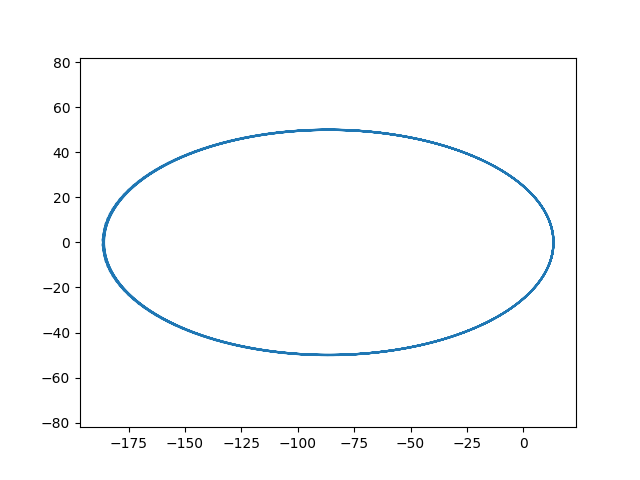

Reproduce this figure in Python.
import matplotlib.pyplot as plt
import numpy as np

def spiral (a = 100, b = 50):
    f = np.linspace(0, 10*np.pi, 500)
    c = (a**2 - b**2)**0.5
    e = c/a
    p = a*(1 - e**2)
    r = p / (1 + e*np.cos(f))
    x = r * np.cos(f)
    y = r * np.sin(f)
    plt.plot(x,y)
    plt.axis('equal')
    plt.savefig('task2_dop.png')


if __name__ == "__main__":
    spiral()
